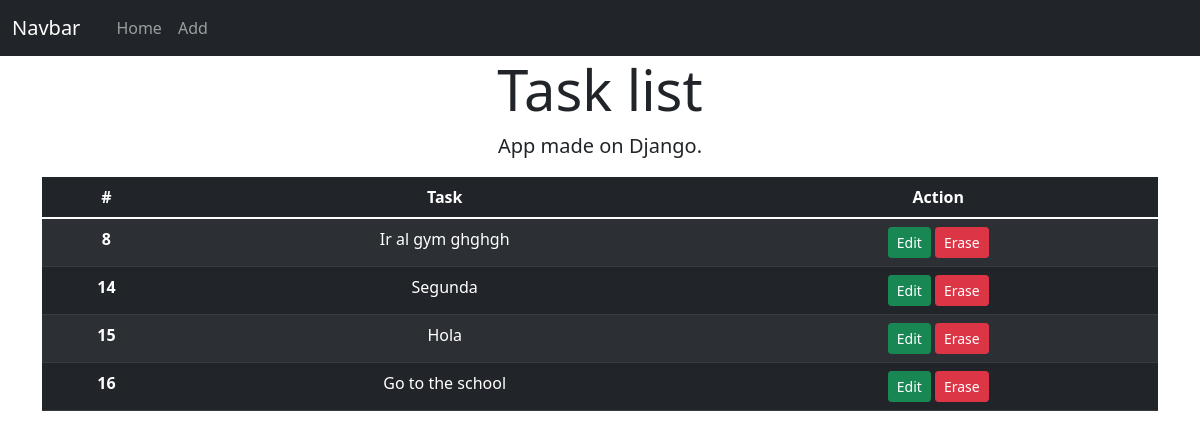
The page / on the database its author committed.
### todo/models.py (models this page shows)
class Tarea(models.Model):
    tarea=models.CharField(max_length=100)
    def __str__(self):
        return self.tarea

### todo/views.py (the view)
# urls.py: 2. Add a URL to urlpatterns:  path('', views.home, name='home')
def home(request):
    tareas=Tarea.objects.all()
    context={'task':tareas}
    return render(request, 'todo/home.html', context)

### todo/templates/todo/home.html
{% extends 'todo/layout.html' %}
{% block content %}
<div class="container text-center">
<table class="table table-dark table-striped">
    <thead>
      <tr>
        <th scope="col">#</th>
        <th scope="col">Task</th>
        <th scope="col">Action</th>
      </tr>
    </thead>
    <tbody>
        {% for tarea in task %}
        <tr>
        <th scope="row">{{ tarea.id }}</th>
        <td>{{ tarea }}</td>
        <td>
        <a class="btn btn-success btn-sm" href="{% url 'edit' tarea.id %}">Edit</a>
        <a class="btn btn-danger btn-sm" href="{% url 'erase' tarea.id %}">Erase</a>
        </td>
        </tr>
       {% endfor %}
    </tbody>
  </table>
</div>
{% endblock %}

### rows shown on the page
Tarea: id "8", tarea "Ir al gym ghghgh"
Tarea: id "14", tarea "Segunda"
Tarea: id "15", tarea "Hola"
Tarea: id "16", tarea "Go to the school"
